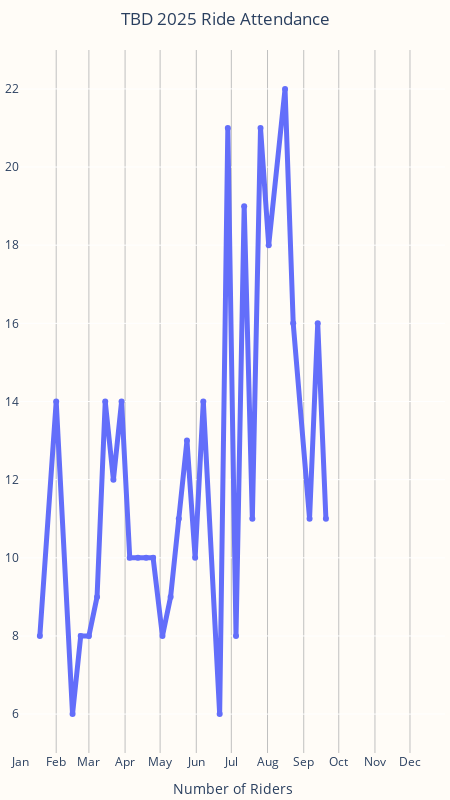

Notebook code cell kept with this figure:
### Code cell
# fig.update_yaxes(
#     dtick="2",
#     range=[2,19],
#     gridcolor='silver'
# )
fig.update_layout(
    title_x=0.5,
    width=450,
    height=800,
    margin=dict(l=5, r=5, t=50, b=5),  # left, right, top, bottom margins
    yaxis=dict(title=None),
    xaxis_title='Number of Riders',
    plot_bgcolor='#fffcf7',
    paper_bgcolor='#fffcf7',
    # template='simple_white',
)
fig.update_traces(
    connectgaps=True, 
    line=dict(width=5),
)
fig.show()
fig.write_image(f'{year}_attendance.png', format='png')

### Figure 1 — Plotly figure (JSON) as saved in the notebook; plotly's stock layout.template omitted (floating-point values rounded to 4 significant figures)
{"data": [{"connectgaps": true, "hovertemplate": "date=%{x}<br>num_riders=%{y}<extra></extra>", "legendgroup": "", "line": {"color": "#636efa", "dash": "solid", "width": 5}, "marker": {"symbol": "circle"}, "mode": "lines+markers", "name": "", "orientation": "v", "showlegend": false, "type": "scatter", "x": ["2025-01-11T00:00:00", "2025-01-18T00:00:00", "2025-01-25T00:00:00", "2025-02-01T00:00:00", "2025-02-08T00:00:00", "2025-02-15T00:00:00", "2025-02-22T00:00:00", "2025-03-01T00:00:00", "2025-03-08T00:00:00", "2025-03-15T00:00:00", "2025-03-22T00:00:00", "2025-03-29T00:00:00", "2025-04-05T00:00:00", "2025-04-12T00:00:00", "2025-04-19T00:00:00", "2025-04-25T00:00:00", "2025-05-03T00:00:00", "2025-05-10T00:00:00", "2025-05-17T00:00:00", "2025-05-24T00:00:00", "2025-05-31T00:00:00", "2025-06-07T00:00:00", "2025-06-14T00:00:00", "2025-06-21T00:00:00", "2025-06-28T00:00:00", "2025-07-05T00:00:00", "2025-07-12T00:00:00", "2025-07-19T00:00:00", "2025-07-26T00:00:00", "2025-08-02T00:00:00", "2025-08-09T00:00:00", "2025-08-16T00:00:00", "2025-08-23T00:00:00", "2025-08-30T00:00:00", "2025-09-06T00:00:00", "2025-09-13T00:00:00", "2025-09-20T00:00:00", "2025-09-27T00:00:00", "2025-10-04T00:00:00", "2025-10-11T00:00:00", "2025-10-18T00:00:00", "2025-10-25T00:00:00", "2025-11-01T00:00:00", "2025-11-08T00:00:00", "2025-11-15T00:00:00", "2025-11-22T00:00:00", "2025-11-29T00:00:00", "2025-12-06T00:00:00", "2025-12-13T00:00:00"], "xaxis": "x", "y": [null, 8, null, 14, null, 6, 8, 8, 9, 14, 12, 14, 10, 10, 10, 10, 8, 9, 11, 13, 10, 14, null, 6, 21, 8, 19, 11, 21, 18, null, 22, 16, null, 11, 16, 11, null, null, null, null, null, null, null, null, null, null, null, null], "yaxis": "y"}], "layout": {"height": 800, "legend": {"tracegroupgap": 0}, "margin": {"b": 5, "l": 5, "r": 5, "t": 50}, "paper_bgcolor": "#fffcf7", "plot_bgcolor": "#fffcf7", "title": {"text": "TBD 2025 Ride Attendance", "x": 0.5}, "width": 450, "xaxis": {"anchor": "y", "domain": [0, 1], "dtick": "M1", "fixedrange": false, "gridcolor": "silver", "range": ["2025-01-01T00:00:00", "2025-12-31T00:00:00"], "tickformat": "%b", "title": {"text": "Number of Riders"}}, "yaxis": {"anchor": "x", "domain": [0, 1], "title": {}}}}
